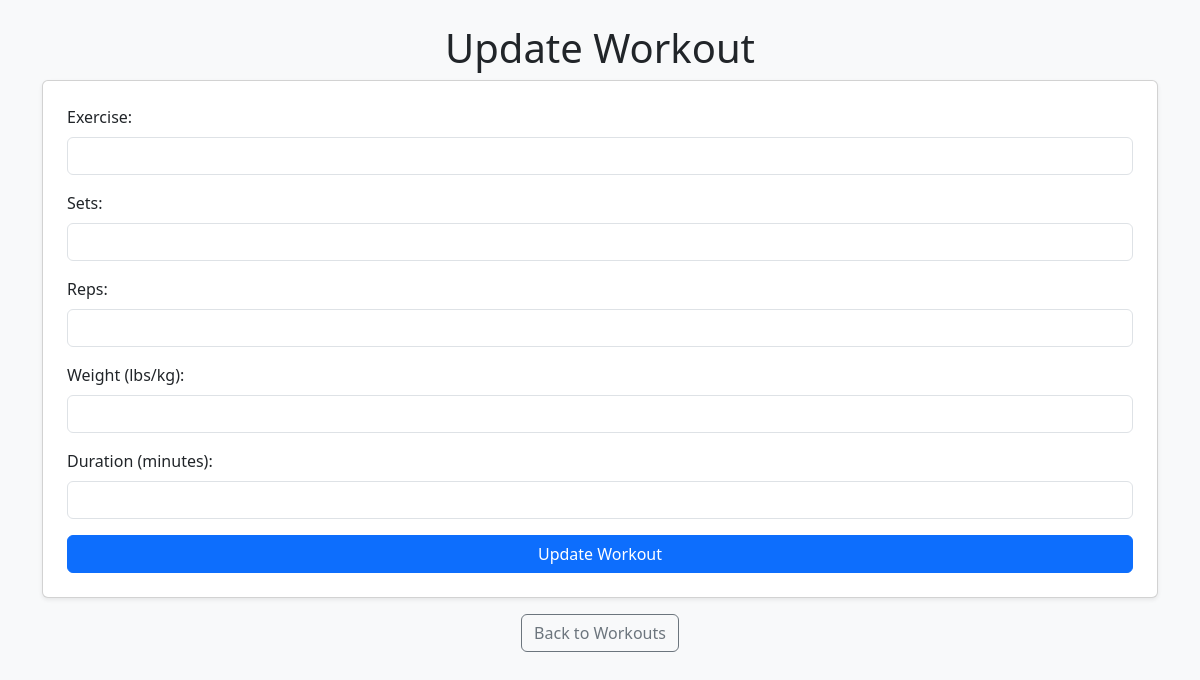
/update/82/2025-02-01, run on an earlier commit of the app's database.
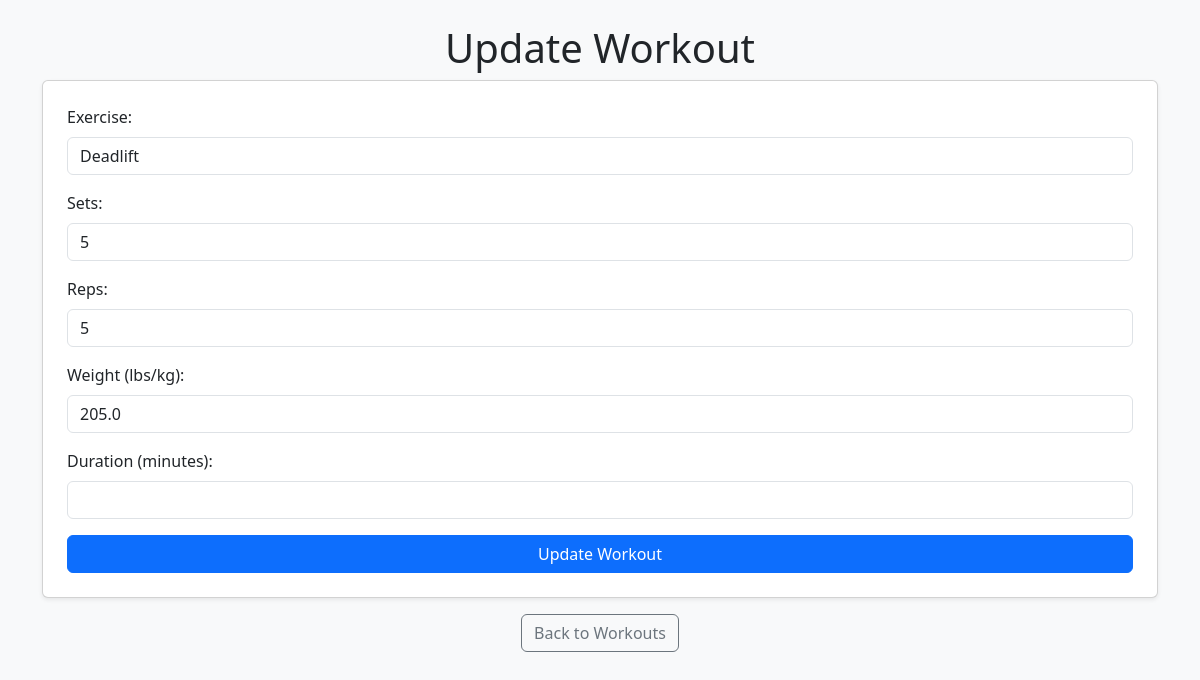
And on a later commit of the database.
### tables this page shows
CREATE TABLE Workouts (
    id INTEGER PRIMARY KEY AUTOINCREMENT,
    date TEXT NOT NULL,
    exercise TEXT NOT NULL,
    sets INTEGER,
    reps INTEGER,
    weight REAL,
    duration REAL
);

### app.py (the view, shortened to what this page needs)
@app.route("/update/<int:id>/<date>", methods=["GET", "POST"])
def update_workout(id, date):
    conn = get_db_connection()
    workout = conn.execute("SELECT * FROM Workouts WHERE id = ?", (id,)).fetchone()
    conn.close()
    return render_template("update.html", workout=workout, date=date)

### app.py (called while the page is built)
def get_db_connection():
    conn = sqlite3.connect(DATABASE)
    conn.row_factory = sqlite3.Row
    return conn

### templates/update.html (shortened to what this page needs)
<!DOCTYPE html>
<html lang="en">
<head>
    <link href="https://cdn.jsdelivr.net/npm/bootstrap@5.3.0/dist/css/bootstrap.min.css" rel="stylesheet">
</head>
<body class="bg-light">
    <div class="container mt-4">
        <h1 class="text-center">Update Workout</h1>
        <div class="card shadow-sm p-4">
            <form method="post">
                <div class="mb-3">
                    <label for="exercise" class="form-label">Exercise:</label>
                    <input type="text" class="form-control" id="exercise" name="exercise" value="{{ workout['exercise'] }}" required>
                </div>
                <div class="mb-3">
                    <label for="sets" class="form-label">Sets:</label>
                    <input type="number" class="form-control" id="sets" name="sets" value="{{ workout['sets'] }}">
                </div>
                <div class="mb-3">
                    <label for="reps" class="form-label">Reps:</label>
                    <input type="number" class="form-control" id="reps" name="reps" value="{{ workout['reps'] }}">
                </div>
                <div class="mb-3">
                    <label for="weight" class="form-label">Weight (lbs/kg):</label>
                    <input type="number" step="0.1" class="form-control" id="weight" name="weight" value="{{ workout['weight'] }}">
                </div>
                <div class="mb-3">
                    <label for="duration" class="form-label">Duration (minutes):</label>
                    <input type="number" step="0.1" class="form-control" id="duration" name="duration" value="{{ workout['duration'] }}">
                </div>
                <div class="d-grid">
                    <button type="submit" class="btn btn-primary">Update Workout</button>
                </div>
            </form>
        </div>
        <div class="text-center mt-3">
            <a href="/day/{{ date }}" class="btn btn-outline-secondary">Back to Workouts</a>
        </div>
    </div>
</body>
</html>

What changed in the data, as far as the page shows it:
added Workouts: exercise "Deadlift", sets "5", reps "5", weight "205.0"
